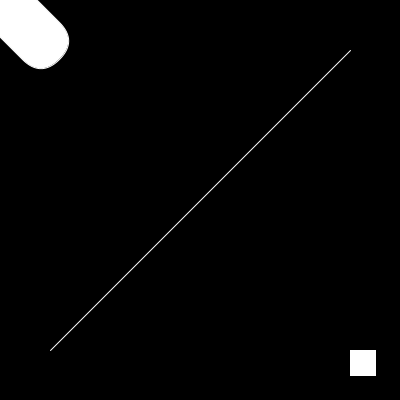
Frame 1 (no input)
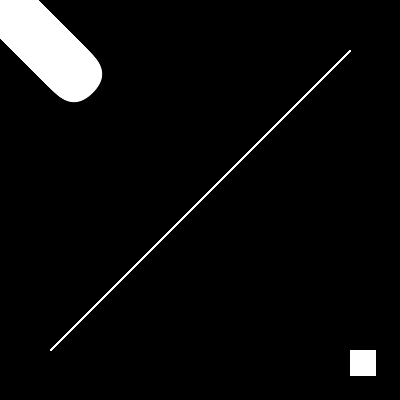
Frame 60 (the mouse pressed at the canvas centre just before this capture)
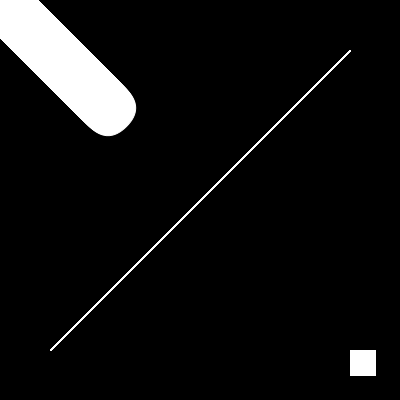
Frame 120 (the mouse held since frame 60 and released just before this capture)

The Processing sketch that drew these frames (run headless with seeded random() and noise(); from frame 60 on, the mouse is pressed at the canvas centre):

// Processing sketch: processing_167226
// ── processing_167226.pde


float a = -200;
float b = 50;

void setup() {
  size(400, 400);
  background(0);

}


void draw() {

  stroke(255);
  rect(350,350,25,25);

a=a+.8;
line(50,350,350,50);
stroke(255);
translate(width/2, height/2);
rotate(PI/4.0);
rect(a, -26, a, 52, b, b, b, b);
stroke(200,10,10);



}
